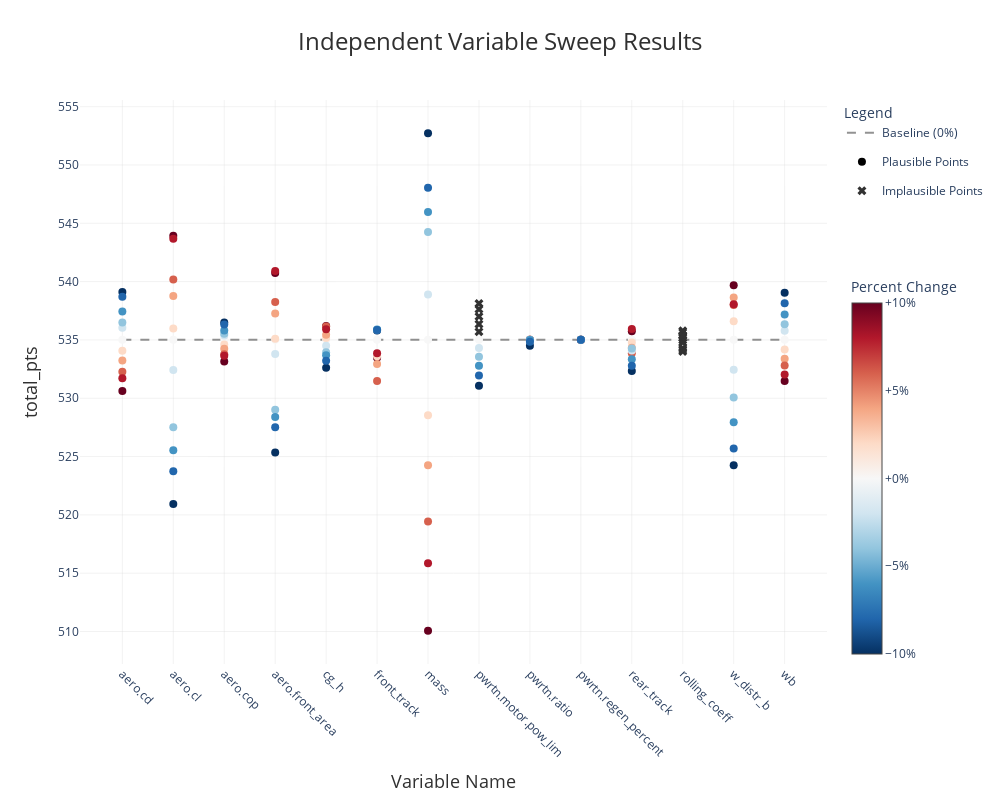

The code cell stored with this chart in its notebook:
### Code cell
arr_sweep_results.plot()

### Figure 1 — Plotly figure (JSON) as saved in the notebook; plotly's stock layout.template omitted (floating-point values rounded to 4 significant figures; data arrays with more than 128 entries replaced by an {"elided": "..."} marker saying what was removed)
{"data": [{"line": {"color": "rgba(100, 100, 100, 0.7)", "dash": "dash", "width": 2}, "mode": "lines", "name": "Baseline (0%)", "type": "scatter", "x": ["aero.cd", "aero.cl", "aero.cop", "aero.front_area", "cg_h", "front_track", "mass", "pwrtn.motor.pow_lim", "pwrtn.ratio", "pwrtn.regen_percent", "rear_track", "rolling_coeff", "w_distr_b", "wb"], "y": [535.0, 535.0, 535.0, 535.0, 535.0, 535.0, 535.0, 535.0, 535.0, 535.0, 535.0, 535.0, 535.0, 535.0]}, {"hovertemplate": "%{x}<br>Points: %{y:.1f}<br>%{text}<extra></extra>", "marker": {"color": {"elided": "139 float values"}, "colorbar": {"len": 0.7, "tickformat": "+.0%", "title": {"text": "Percent Change"}, "y": 0, "yanchor": "bottom"}, "colorscale": [[0, "rgb(5,48,97)"], [0.1, "rgb(33,102,172)"], [0.2, "rgb(67,147,195)"], [0.3, "rgb(146,197,222)"], [0.4, "rgb(209,229,240)"], [0.5, "rgb(247,247,247)"], [0.6, "rgb(253,219,199)"], [0.7, "rgb(244,165,130)"], [0.8, "rgb(214,96,77)"], [0.9, "rgb(178,24,43)"], [1, "rgb(103,0,31)"]], "size": 8}, "mode": "markers", "name": "Plausible Points", "showlegend": false, "text": {"elided": "139 str values"}, "type": "scatter", "x": {"elided": "139 str values"}, "y": {"elided": "139 float values"}}, {"legendgroup": "plausible", "marker": {"color": "black", "size": 8}, "mode": "markers", "name": "Plausible Points", "showlegend": true, "type": "scatter", "x": [null], "y": [null]}, {"hovertemplate": "%{x}<br>Points: %{y:.1f}<br>%{text} (Implausible)<extra></extra>", "marker": {"color": "rgba(50, 50, 50, 1.0)", "size": 8, "symbol": "x"}, "mode": "markers", "name": "Implausible Points", "text": ["Step: +10%", "Step: +10%", "Step: +2%", "Step: +2%", "Step: +4%", "Step: +4%", "Step: +6%", "Step: +6%", "Step: +8%", "Step: +8%", "Step: -10%", "Step: -2%", "Step: -4%", "Step: -6%", "Step: -8%"], "type": "scatter", "x": ["pwrtn.motor.pow_lim", "rolling_coeff", "pwrtn.motor.pow_lim", "rolling_coeff", "pwrtn.motor.pow_lim", "rolling_coeff", "pwrtn.motor.pow_lim", "rolling_coeff", "pwrtn.motor.pow_lim", "rolling_coeff", "rolling_coeff", "rolling_coeff", "rolling_coeff", "rolling_coeff", "rolling_coeff"], "y": [538.1, 534.0, 535.7, 535.0, 536.4, 534.8, 537.0, 534.3, 537.6, 534.2, 535.7, 535.2, 535.4, 535.8, 535.4]}], "layout": {"height": 800, "hovermode": "closest", "legend": {"title": {"text": "Legend"}}, "margin": {"b": 80, "l": 80, "r": 120, "t": 100}, "plot_bgcolor": "white", "title": {"font": {"color": "#303030", "size": 24}, "text": "Independent Variable Sweep Results", "x": 0.5, "xanchor": "center"}, "width": 1000, "xaxis": {"gridcolor": "rgba(211, 211, 211, 0.3)", "gridwidth": 1, "showgrid": true, "tickangle": 45, "title": {"font": {"color": "#303030", "size": 18}, "text": "Variable Name"}}, "yaxis": {"gridcolor": "rgba(211, 211, 211, 0.3)", "gridwidth": 1, "showgrid": true, "title": {"font": {"color": "#303030", "size": 18}, "text": "total_pts"}, "zeroline": true, "zerolinecolor": "rgba(211, 211, 211, 0.8)", "zerolinewidth": 2}}}
